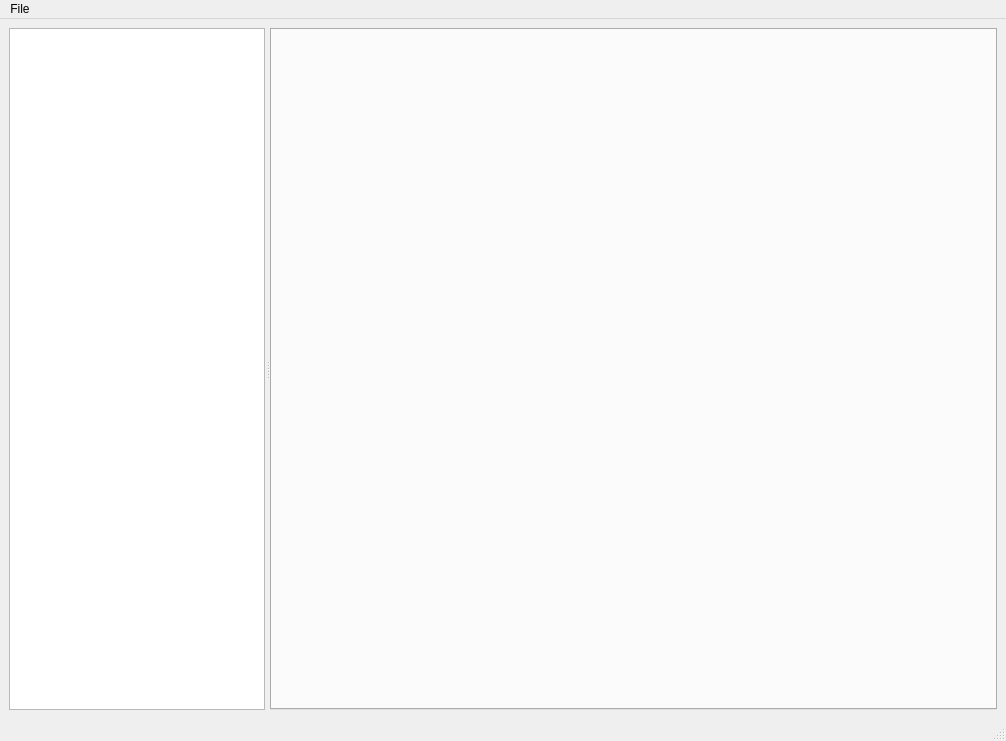
<?xml version="1.0" encoding="UTF-8"?>
<ui version="4.0">
 <class>MainWindow</class>
 <widget class="QMainWindow" name="MainWindow">
  <property name="geometry">
   <rect>
    <x>0</x>
    <y>0</y>
    <width>1006</width>
    <height>741</height>
   </rect>
  </property>
  <property name="sizePolicy">
   <sizepolicy hsizetype="Minimum" vsizetype="Preferred">
    <horstretch>0</horstretch>
    <verstretch>0</verstretch>
   </sizepolicy>
  </property>
  <property name="minimumSize">
   <size>
    <width>450</width>
    <height>0</height>
   </size>
  </property>
  <property name="windowTitle">
   <string>Vangers Utils</string>
  </property>
  <widget class="QWidget" name="centralwidget">
   <layout class="QHBoxLayout" name="horizontalLayout">
    <item>
     <widget class="QSplitter" name="splitter">
      <property name="orientation">
       <enum>Qt::Horizontal</enum>
      </property>
      <property name="opaqueResize">
       <bool>false</bool>
      </property>
      <property name="handleWidth">
       <number>5</number>
      </property>
      <widget class="QTreeView" name="directoryTreeView">
       <property name="sizePolicy">
        <sizepolicy hsizetype="Fixed" vsizetype="Expanding">
         <horstretch>0</horstretch>
         <verstretch>0</verstretch>
        </sizepolicy>
       </property>
       <property name="minimumSize">
        <size>
         <width>200</width>
         <height>0</height>
        </size>
       </property>
      </widget>
      <widget class="QTabWidget" name="selectedImageTab">
       <property name="sizePolicy">
        <sizepolicy hsizetype="Expanding" vsizetype="Expanding">
         <horstretch>5</horstretch>
         <verstretch>0</verstretch>
        </sizepolicy>
       </property>
      </widget>
     </widget>
    </item>
   </layout>
  </widget>
  <widget class="QMenuBar" name="menubar">
   <property name="geometry">
    <rect>
     <x>0</x>
     <y>0</y>
     <width>1006</width>
     <height>30</height>
    </rect>
   </property>
   <widget class="QMenu" name="menuFile">
    <property name="title">
     <string>File</string>
    </property>
    <addaction name="actionOpen_Folder"/>
    <addaction name="actionOpen"/>
    <addaction name="actionExport"/>
    <addaction name="separator"/>
    <addaction name="actionQuit"/>
   </widget>
   <addaction name="menuFile"/>
  </widget>
  <widget class="QStatusBar" name="statusbar"/>
  <action name="actionOpen">
   <property name="text">
    <string>Open File...</string>
   </property>
   <property name="shortcut">
    <string>Ctrl+O</string>
   </property>
  </action>
  <action name="actionSave_As">
   <property name="text">
    <string>Save As...</string>
   </property>
  </action>
  <action name="actionExport">
   <property name="text">
    <string>Export File...</string>
   </property>
   <property name="shortcut">
    <string>Ctrl+E</string>
   </property>
  </action>
  <action name="actionQuit">
   <property name="text">
    <string>Quit</string>
   </property>
  </action>
  <action name="actionOpen_Folder">
   <property name="text">
    <string>Open Folder...</string>
   </property>
   <property name="shortcut">
    <string>Ctrl+Shift+O</string>
   </property>
  </action>
 </widget>
 <resources/>
 <connections>
  <connection>
   <sender>actionOpen</sender>
   <signal>triggered()</signal>
   <receiver>MainWindow</receiver>
   <slot>openFile()</slot>
   <hints>
    <hint type="sourcelabel">
     <x>-1</x>
     <y>-1</y>
    </hint>
    <hint type="destinationlabel">
     <x>399</x>
     <y>299</y>
    </hint>
   </hints>
  </connection>
  <connection>
   <sender>directoryTreeView</sender>
   <signal>clicked(QModelIndex)</signal>
   <receiver>MainWindow</receiver>
   <slot>openFile(QModelIndex)</slot>
   <hints>
    <hint type="sourcelabel">
     <x>147</x>
     <y>118</y>
    </hint>
    <hint type="destinationlabel">
     <x>290</x>
     <y>26</y>
    </hint>
   </hints>
  </connection>
  <connection>
   <sender>actionExport</sender>
   <signal>triggered()</signal>
   <receiver>MainWindow</receiver>
   <slot>exportFile()</slot>
   <hints>
    <hint type="sourcelabel">
     <x>-1</x>
     <y>-1</y>
    </hint>
    <hint type="destinationlabel">
     <x>502</x>
     <y>370</y>
    </hint>
   </hints>
  </connection>
  <connection>
   <sender>actionOpen_Folder</sender>
   <signal>triggered()</signal>
   <receiver>MainWindow</receiver>
   <slot>openFolder()</slot>
   <hints>
    <hint type="sourcelabel">
     <x>-1</x>
     <y>-1</y>
    </hint>
    <hint type="destinationlabel">
     <x>502</x>
     <y>370</y>
    </hint>
   </hints>
  </connection>
 </connections>
 <slots>
  <slot>openFile()</slot>
  <slot>openFile(QModelIndex)</slot>
  <slot>selectPalette(QModelIndex)</slot>
  <slot>exportFile()</slot>
  <slot>openFolder()</slot>
 </slots>
</ui>
